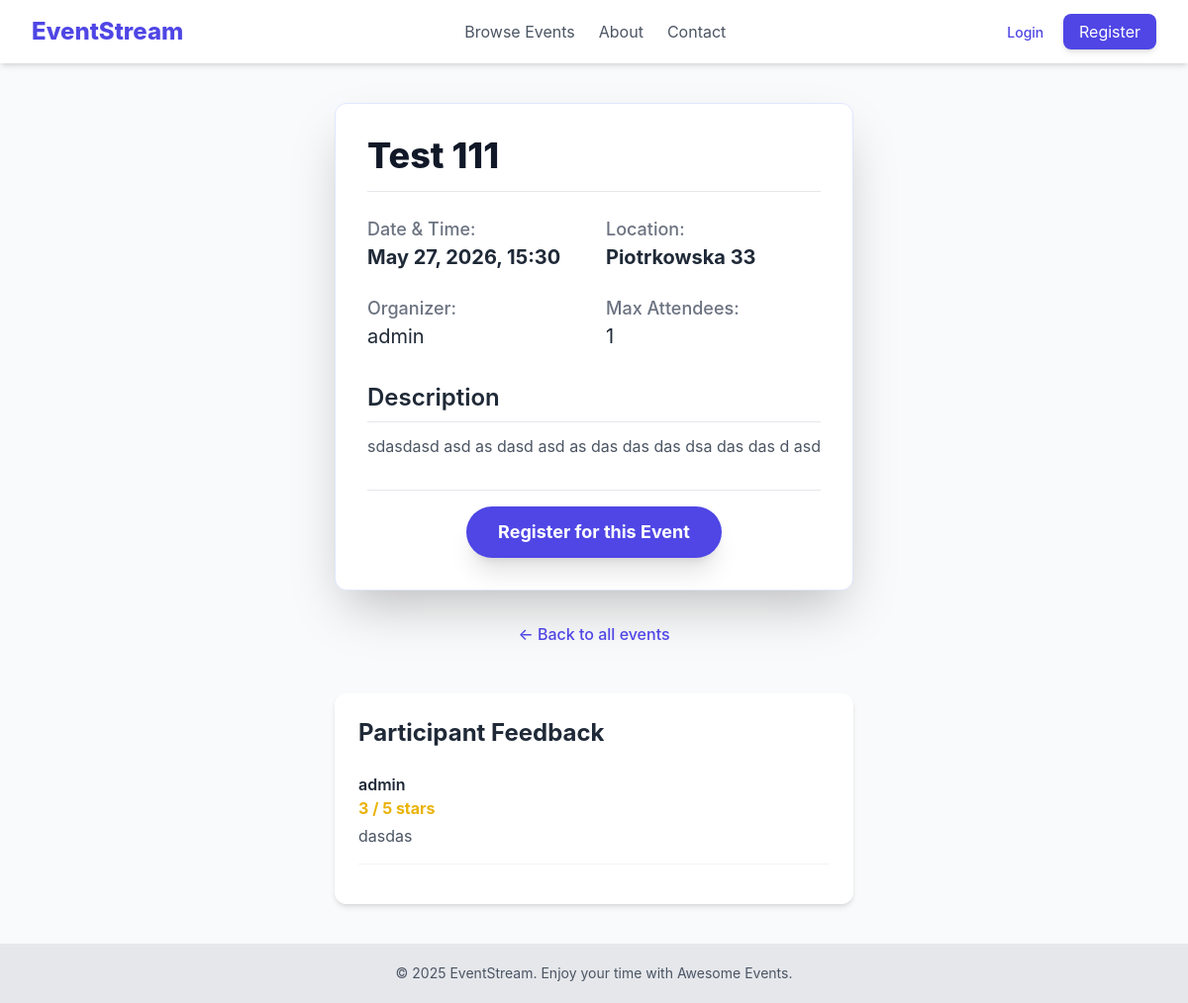
The page /events/5 on the database its author committed.
### events/models.py (models this page shows, shortened)
class Event(models.Model):
    title = models.CharField(max_length=200)
    description = models.TextField()
    location = models.CharField(max_length=255)
    date_time = models.DateTimeField()
    creator = models.ForeignKey(settings.AUTH_USER_MODEL, on_delete=models.CASCADE)
    created_at = models.DateTimeField(auto_now_add=True)
    updated_at = models.DateTimeField(auto_now=True)
    max_attendance = models.IntegerField(default=0, blank=True)

### users/models.py (models this page shows, shortened)
class CustomUser(AbstractUser):
    username = models.CharField(max_length=200, unique=True)
    email = models.EmailField(null=True)
    first_name = models.CharField(max_length=20, blank=True)
    last_name = models.CharField(max_length=20, blank=True)
    subscribed_to_event = models.BooleanField(default=False)
    is_moderator = models.BooleanField(
        default=False,
        help_text='User is moderator or not.'
    )

### feedback/models.py (models this page shows, shortened)
class Feedback(models.Model):
    user = models.ForeignKey(settings.AUTH_USER_MODEL, on_delete=models.CASCADE)
    event = models.ForeignKey(Event, on_delete=models.CASCADE, related_name='feedbacks')
    comment = models.TextField(verbose_name='Your feedback')
    rating = models.IntegerField(choices=[(i, i) for i in range(1, 6)], verbose_name='Score (1-5)')
    created_at = models.DateTimeField(auto_now_add=True)
    class Meta:
        verbose_name = 'Feedback'
        verbose_name_plural = 'Feedbacks'

### events/views.py (the view)
# urls.py: path('<int:pk>', views.EventDetailView.as_view(), name='event_detail'),
class EventDetailView(DetailView):
    model = Event
    context_object_name = 'event'
    template_name = 'events/event_detail.html'
    def get_context_data(self, **kwargs):
        context = super().get_context_data(**kwargs)
        if self.request.user.is_authenticated:
            context['is_registered'] = Registration.objects.filter(
                user=self.request.user,
                event=self.get_object()
            ).exists()
            context['feedback_form'] = FeedbackForm()
        return context

### events/templates/events/event_detail.html (shortened to what this page needs)
{% extends "base.html" %}
{% block content %}
<div class="max-w-4xl mx-auto">
    <div class="bg-white p-8 rounded-xl shadow-2xl border border-indigo-100">
        <div class="flex justify-between items-center border-b pb-4 mb-6">
            <h1 class="text-4xl font-extrabold text-gray-900">{{ event.title }}</h1>
        </div>
        <div class="grid md:grid-cols-2 gap-6 mb-8 text-lg">
            <div>
                <p class="text-gray-500 font-medium">Date & Time:</p>
                <p class="text-gray-800 font-bold text-xl">{{ event.date_time|date:"F j, Y, H:i" }}</p>
            </div>
            <div>
                <p class="text-gray-500 font-medium">Location:</p>
                <p class="text-gray-800 font-bold text-xl">{{ event.location }}</p>
            </div>
            <div>
                <p class="text-gray-500 font-medium">Organizer:</p>
                <p class="text-gray-800 text-xl">{{ event.creator.username }}</p>
            </div>
            <div>
                <p class="text-gray-500 font-medium">Max Attendees:</p>
                <p class="text-gray-800 text-xl">
                    {% if event.max_attendance > 0 %}
                        {{ event.max_attendance }}
                    {% else %}
                        Unlimited
                    {% endif %}
                </p>
            </div>
        </div>
        <div class="mb-8">
            <h2 class="text-2xl font-semibold text-gray-800 mb-3 border-b pb-2">Description</h2>
            <p class="text-gray-600 whitespace-pre-wrap">{{ event.description }}</p>
        </div>
        {% if user.is_authenticated %}
            {% if is_registered %}
                {% if event.is_past %}
                    <div class="text-center pt-4 border-t">
                        <button disabled class="px-8 py-3 bg-gray-400 text-white text-lg font-bold rounded-full cursor-not-allowed">
                            You were registered
                        </button>
                    </div>
                {% else %}
                <form action="{% url 'cancel_registration' event.id %}" class="text-center pt-4 border-t">
                    <button class="px-8 py-3 bg-red-600 text-white text-lg font-bold rounded-full shadow-xl hover:bg-red-700 transition duration-300 transform hover:scale-105">
                        Cancel My Registration
                    </button>
                </form>
                {% endif %}
            {% else %}
                {% if event.is_past %}
                    <div class="text-center pt-4 border-t">
                        <button disabled class="px-8 py-3 bg-gray-400 text-white text-lg font-bold rounded-full cursor-not-allowed">
                            Registration is closed
                        </button>
                    </div>
                {% elif event.max_attendance > 0 and event.attendees.count >= event.max_attendance %}
                    <div class="text-center pt-4 border-t">
                        <button disabled class="px-8 py-3 bg-gray-400 text-white text-lg font-bold rounded-full cursor-not-allowed">
                            Event is Full
                        </button>
                    </div>
                {% else %}
                    <form action="{% url 'register_for_event' event.id %}" class="text-center pt-4 border-t">
                        <button type="submit" class="px-8 py-3 bg-indigo-600 text-white text-lg font-bold rounded-full shadow-lg hover:bg-indigo-700 transition transform hover:scale-105">
                            Join This Event
                        </button>
                    </form>
                {% endif %}
            {% endif %}
        {% else %}
        <div class="text-center pt-4 border-t">
            <form action="{% url 'login' %}">
                <button  class="px-8 py-3 bg-indigo-600 text-white text-lg font-bold rounded-full shadow-xl hover:bg-indigo-700 transition duration-300 transform hover:scale-105">
                    Register for this Event
                </button>
            </form>
        </div>
        {% endif %}
    </div>
    <div class="mt-8 text-center">
        <a href="{% url 'event_list' %}" class="text-indigo-600 hover:text-indigo-800 font-medium">&larr; Back to all events</a>
    </div>
    <div class="mt-12 bg-white p-6 rounded-xl shadow-md">
    <h3 class="text-2xl font-bold mb-6">Participant Feedback</h3>
    {% for fb in event.feedbacks.all %}
        <div class="border-b border-gray-100 pb-4 mb-4 break-all">
            <div class="grid grid-cols-2">
            <p class="font-semibold text-gray-800">{{ fb.user.username }}</p>
            </div>
            <p class="text-yellow-500 font-bold">{{ fb.rating }} / 5 stars</p>
            <p class="text-gray-600 mt-1">{{ fb.comment }}</p>
        </div>
    {% empty %}
        <p class="text-gray-500 italic">No feedback yet. Be the first!</p>
    {% endfor %}
    </div>
</div>
{% endblock %}

### templates/base.html (style rules this page uses)
body { font-family: 'Inter', sans-serif; }

### rows shown on the page
Event: title "Test 111", date_time "May 27, 2026, 15:30", location "Piotrkowska 33", creator.username "admin", max_attendance "1", description "sdasdasd asd as dasd asd as das das das dsa das das d asd"
Feedback: user.username "admin", rating "3", comment "dasdas"
